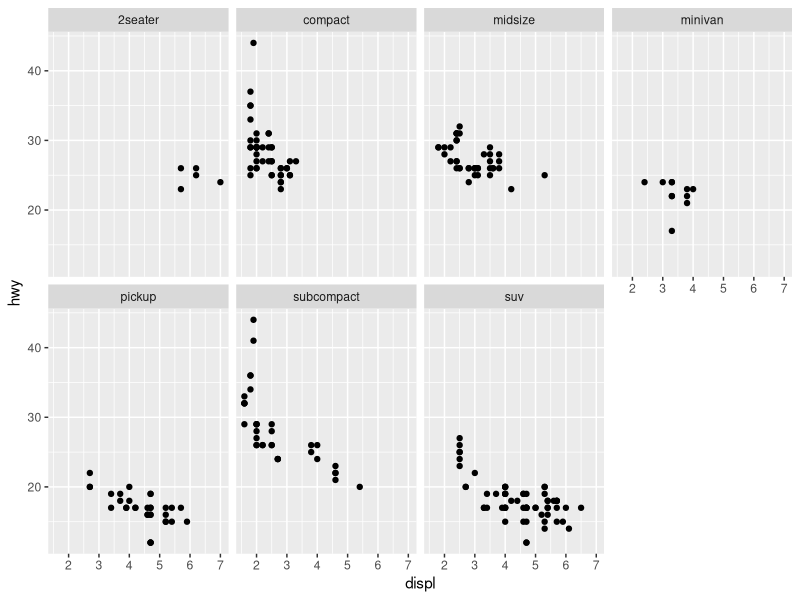
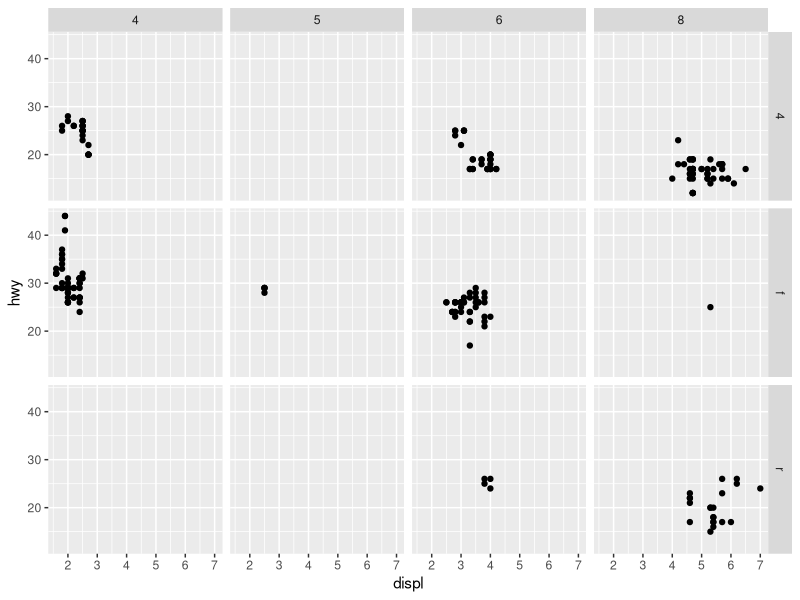
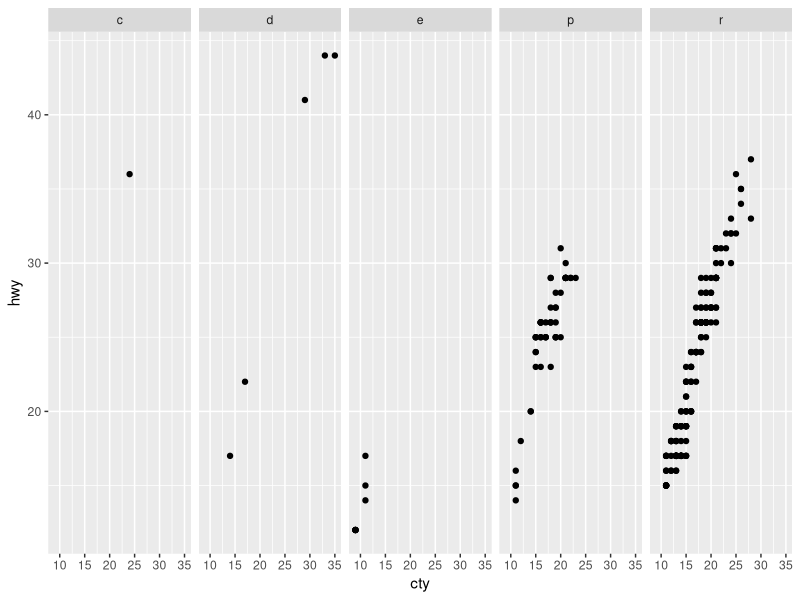
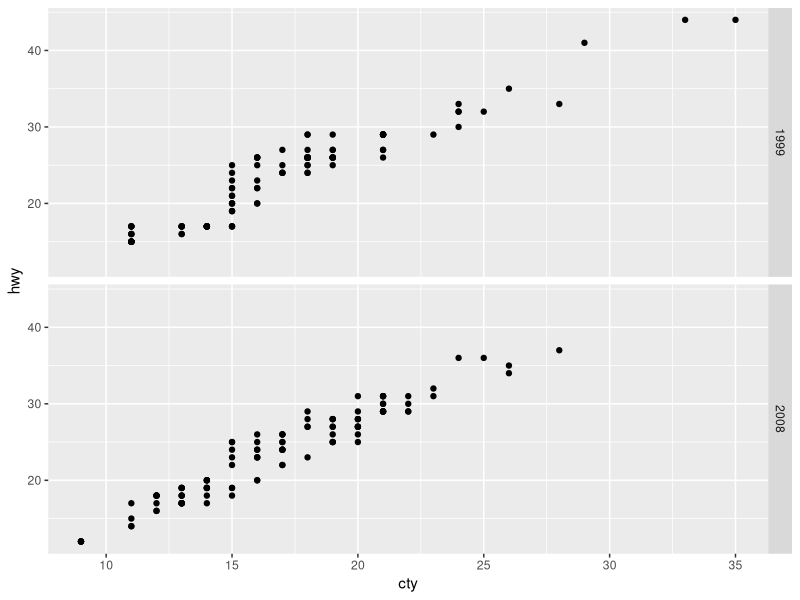
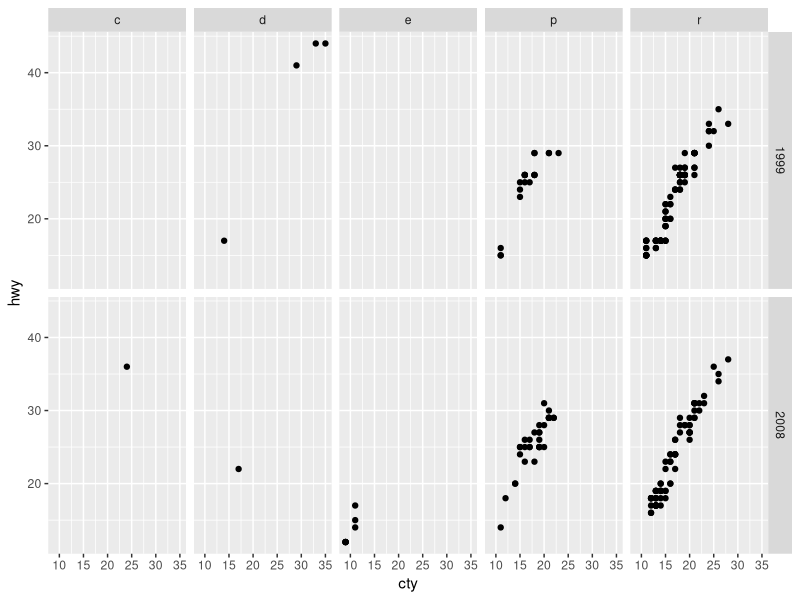
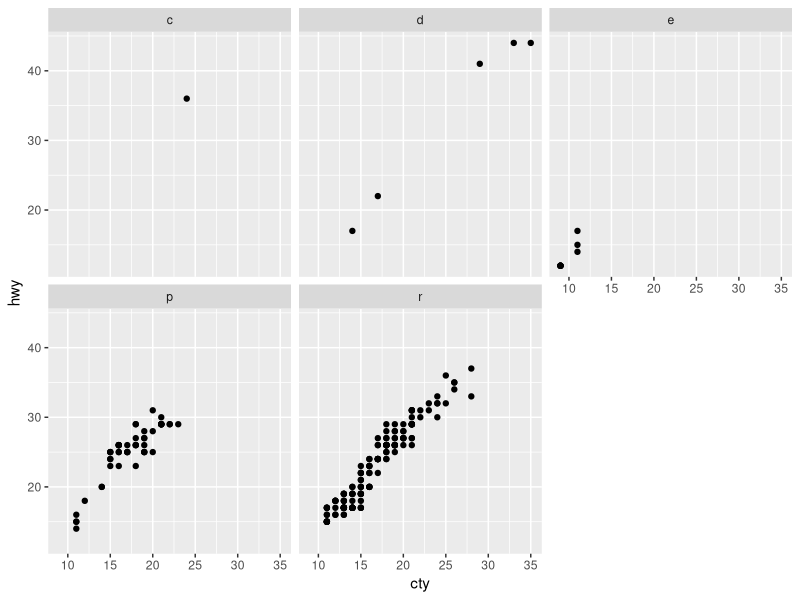
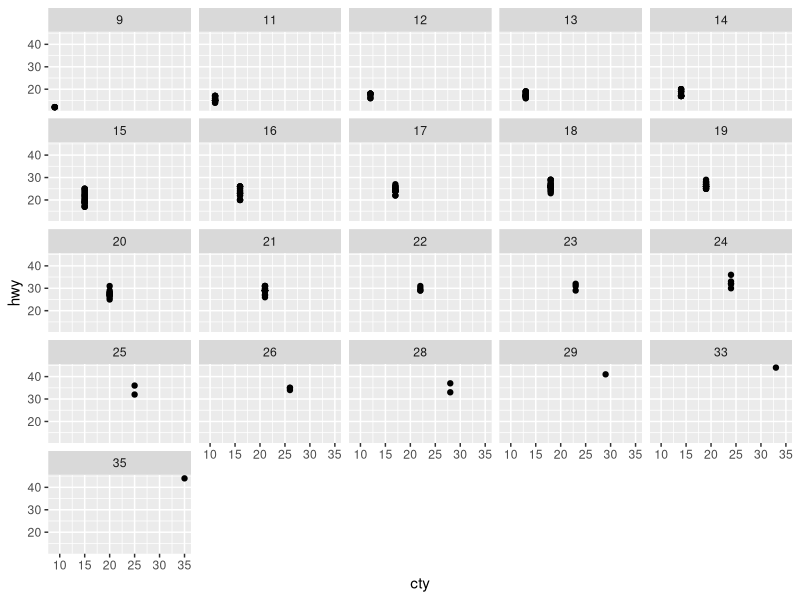
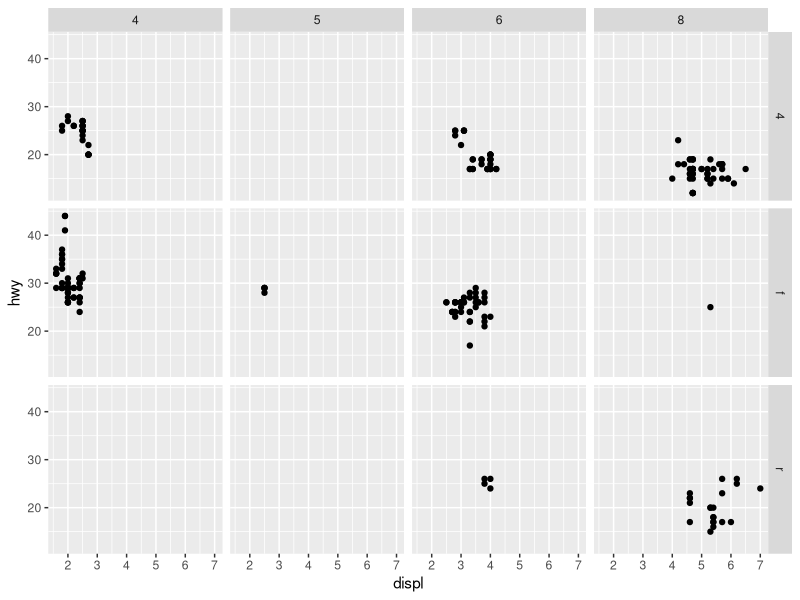

Write R code to recreate these figures, in order.
## ---- chunk 1
library(tidyverse)

knitr::opts_chunk$set(fig.height = 3, fig.width = 6)

Sys.setlocale(locale = "Lithuanian")
## ---- chunk 2
ggplot(data = mpg) + 
  geom_point(mapping = aes(x = displ, y = hwy)) + 
  facet_wrap(~ class, nrow = 2)
## ---- chunk 3
ggplot(data = mpg) + 
  geom_point(mapping = aes(x = displ, y = hwy)) + 
  facet_grid(drv ~ cyl)
## ---- chunk 4
t <- ggplot(mpg, aes(cty, hwy)) +
     geom_point()
## ---- chunk 5
t + facet_grid(. ~ fl)
## ---- chunk 6
t + facet_grid(year ~ .)
## ---- chunk 7
t + facet_grid(year ~ fl)
## ---- chunk 8
t + facet_wrap(~ fl)
## ---- chunk 9
t + facet_wrap(~ cty)
## ---- chunk 10
ggplot(data = mpg) + 
     geom_point(mapping = aes(x = displ, y = hwy)) +
  facet_grid(drv ~ cyl)
## ---- chunk 11
ggplot(data = mpg) + 
    geom_point(mapping = aes(x = displ, y = hwy)) + 
    facet_grid(drv ~ .) 

## ---- chunk 12
ggplot(data = mpg) + 
   geom_point(mapping = aes(x = displ, y = hwy)) + 
   facet_grid(. ~ cyl) 
## ---- chunk 13
ggplot(data = mpg) + 
    geom_point(mapping = aes(x = displ, y = hwy)) + 
    facet_wrap(~ class, nrow = 2) 
## ---- chunk 14
ggplot(data = mpg) + 
    geom_point(mapping = aes(x = displ, y = hwy, color =  )) + 
    facet_wrap(~ class, nrow = 2) 
